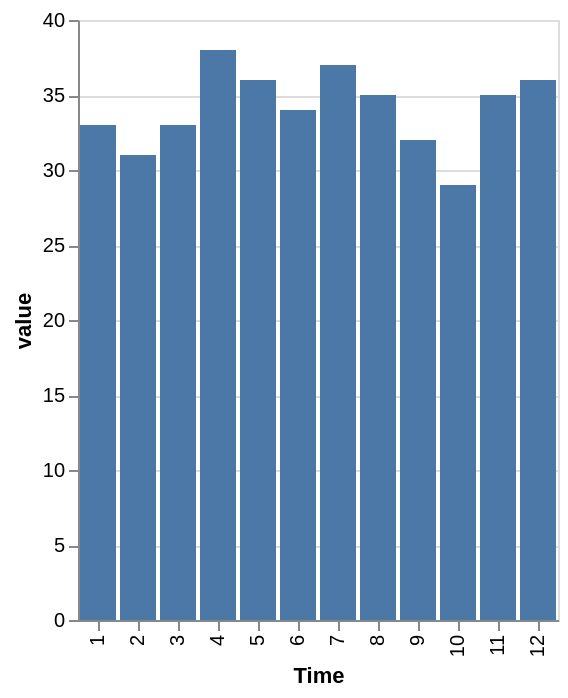

Notebook cell for this chart:
### Code cell
alt.Chart(
    df.filter(pl.col('variable') == "běhání").group_by(pl.col('Time').dt.month()).agg(pl.col('value').median()).sort(by='Time')
).mark_bar(
).encode(
    alt.X('Time:N'),
    alt.Y('value:Q')
)

### Figure 1 — Vega-Lite specification as saved in the notebook (floating-point values rounded to 4 significant figures)
{"config": {"view": {"continuousWidth": 300, "continuousHeight": 300}}, "data": {"name": "data-fc3a3ddf66568a1435f22dc332154108"}, "mark": {"type": "bar"}, "encoding": {"x": {"field": "Time", "type": "nominal"}, "y": {"field": "value", "type": "quantitative"}}, "$schema": "https://vega.github.io/schema/vega-lite/v6.1.0.json", "datasets": {"data-fc3a3ddf66568a1435f22dc332154108": [{"Time": 1, "value": 33.0}, {"Time": 2, "value": 31.0}, {"Time": 3, "value": 33.0}, {"Time": 4, "value": 38.0}, {"Time": 5, "value": 36.0}, {"Time": 6, "value": 34.0}, {"Time": 7, "value": 37.0}, {"Time": 8, "value": 35.0}, {"Time": 9, "value": 32.0}, {"Time": 10, "value": 29.0}, {"Time": 11, "value": 35.0}, {"Time": 12, "value": 36.0}]}}
